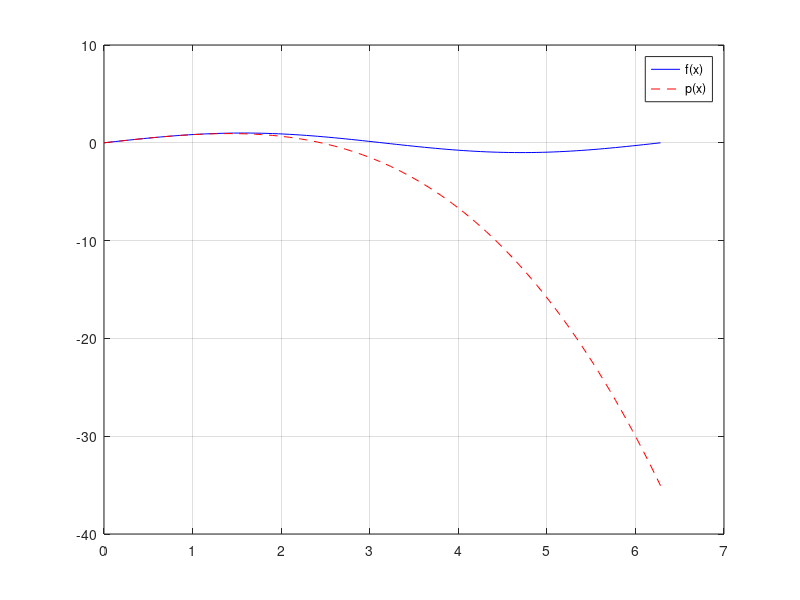
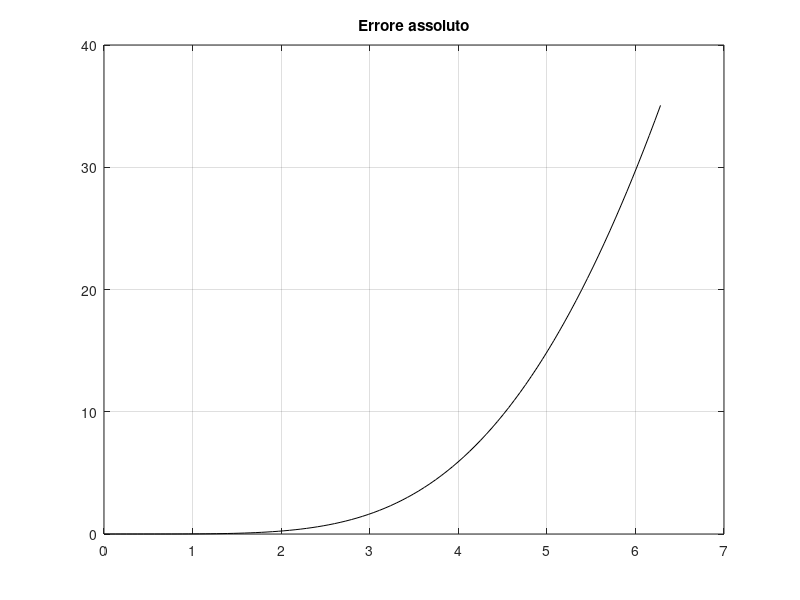
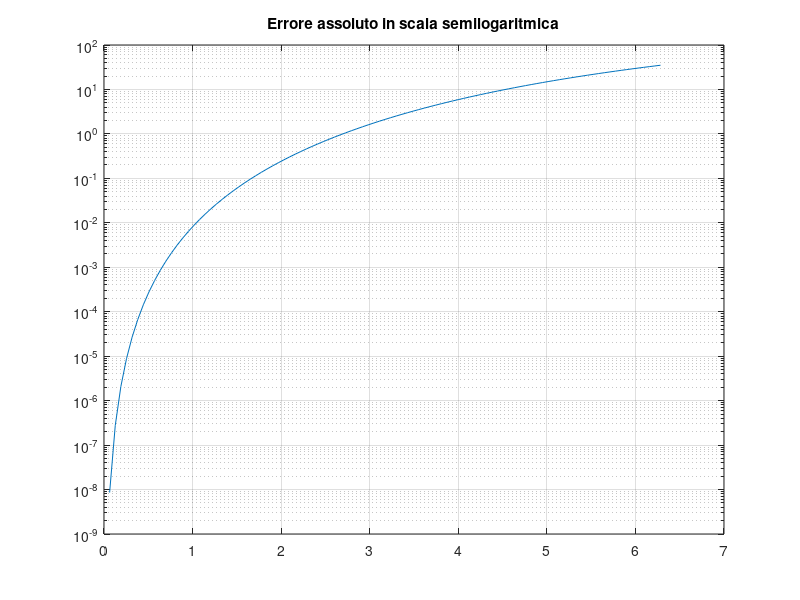

The MATLAB source for these figures, in order:
clear all;
clc;

f = @(x) sin(x);
t = linspace(0,2*pi,100);
p = @(x) x-((x.^3)/6);

err_ass = @(x) abs(f(x)-p(x));

figure(1)
plot(t,f(t), '-b');
hold on
plot(t,p(t), "--r");
grid on
legend('f(x)', 'p(x)', location='southwest')

figure(2)
plot(t,err_ass(t), '-k');
grid on
title('Errore assoluto')

figure(3)
semilogy(t,err_ass(t));
grid on
title('Errore assoluto in scala semilogaritmica')